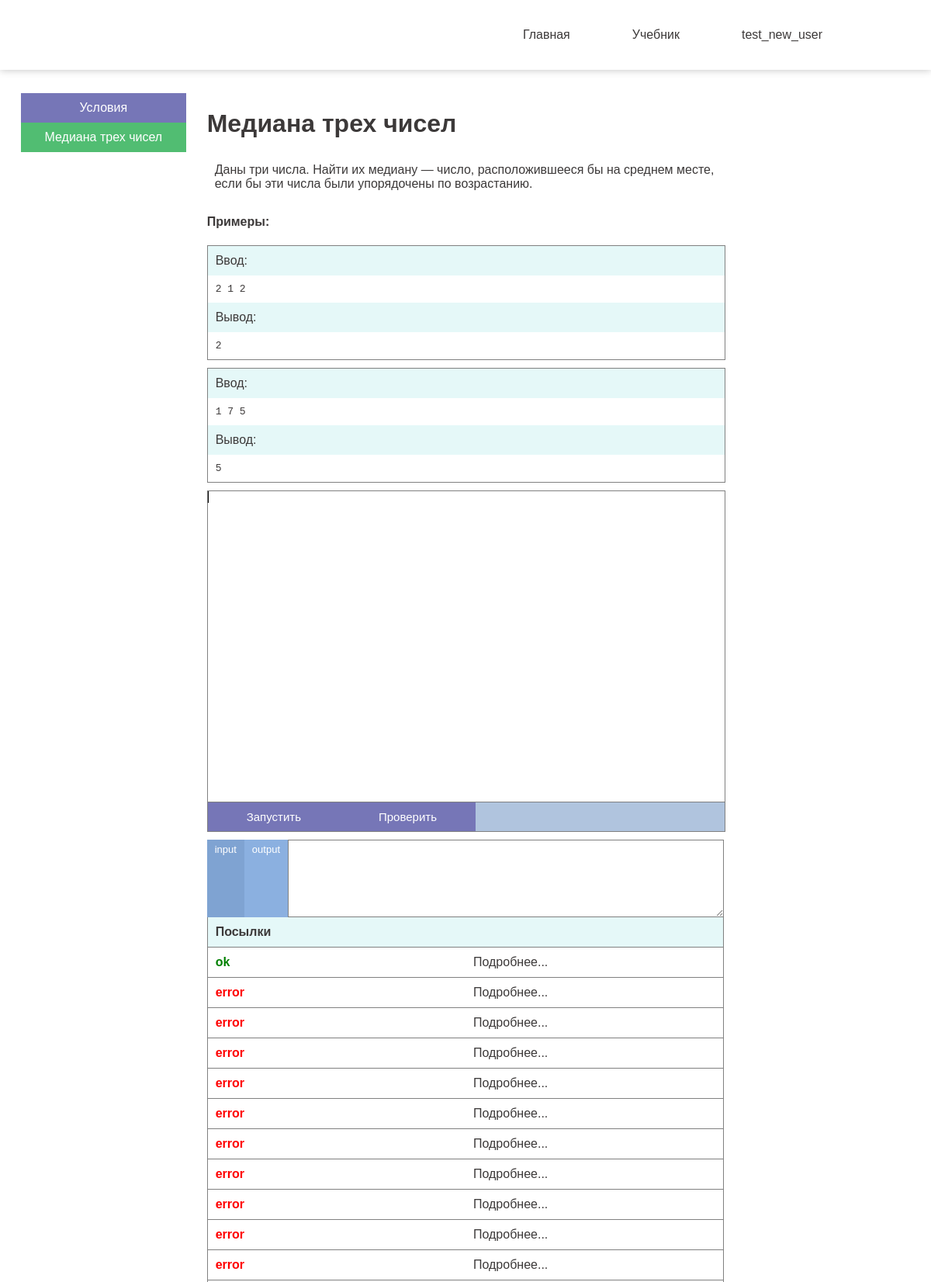
Screenshot of /themes/tasks/16 (signed in, upper part) with the database file from the repository.
### cpp_tutor/models.py (models this page shows, shortened)
class Themes(models.Model):
    name = models.TextField(verbose_name='Название')
    en_name = models.TextField(verbose_name='Английское название')
    theory = models.TextField(verbose_name='Теория', default='')
    link = models.TextField(verbose_name='Ссылка', default='')

class Tasks(models.Model):
    name = models.TextField(verbose_name='Название')
    text = models.TextField(verbose_name='Текст задачи')
    difficulty = models.IntegerField(verbose_name='Количество претестов')  # Надо бы столбец переименовать (уже удалить)

class ExampleTests(models.Model):
    id_task = models.ForeignKey(Tasks, on_delete=models.CASCADE)
    input = models.TextField(verbose_name='Ввод')
    output = models.TextField(verbose_name='Вывод')

class Verdicts(models.Model):
    id_user = models.ForeignKey(User, on_delete=models.CASCADE)
    id_task = models.ForeignKey(Tasks, on_delete=models.CASCADE)
    verdict = models.TextField(verbose_name='Вердикт', default='ok')
    code = models.TextField(verbose_name='Код посылки', default='')
    input = models.TextField(verbose_name='Ввод', default='')
    output = models.TextField(verbose_name='Вывод', default='')
    correct_out = models.TextField(verbose_name='Правильный ответ', default='')

### cpp_tutor/views.py (the view)
# urls.py: path('themes/tasks/<int:task_id>', views.TaskView.as_view(), name='task'),
class TaskView(TemplateView):
    template_name = 'cpp_tutor/task.html'
    def get(self, request, task_id):
        voc = {}
        try:
            voc['login'] = request.session['login']
            user = User.objects.all().filter(username=voc['login'])[0]
        except Exception:
            voc['login'] = False
        voc['cur'] = task_id
        task = Tasks.objects.all().filter(id=task_id)
        if len(task) == 0:
            raise Http404
        task = task[0]
        voc['task'] = {'id': task_id, 'name': task.name, 'text': task.text, 'difficulty': task.difficulty}
        voc['pretests'] = []
        pretests = ExampleTests.objects.all().filter(id_task=task)
        for pretest in pretests:
            voc['pretests'].append({'in': pretest.input, 'out': pretest.output})
        theme = TasksConnectionThemes.objects.all().filter(id_task=task_id)
        if len(theme) == 0:
            raise Http404
        theme = theme[0].id_theme
        voc['theme'] = {'name': theme.name, 'link': theme.link}
        tasks = TasksConnectionThemes.objects.all().filter(id_theme=theme.id)
        voc['tasks'] = []
        for task in tasks:
            voc['tasks'].append({'id': task.id_task.id, 'name': task.id_task.name, 'complete': False})
            if voc['login']:
                complete = Verdicts.objects.all().filter(id_task=task.id_task, id_user=user, verdict='ok')
                if len(complete) > 0:
                    voc['tasks'][-1]['complete'] = True
        voc['verdicts'] = []
        verdicts = Verdicts.objects.all().filter(id_task=task.id_task, id_user=user)
        if len(verdicts) == 0:
            voc['verdicts'] = False
        else:
            for verdict in verdicts:
                voc['verdicts'].append({'answer': verdict.verdict,
                                        'code': verdict.code,
                                        'input': verdict.input,
                                        'output': verdict.output,
                                        'correct': verdict.correct_out})
            voc['verdicts'].reverse()
        return render(request, self.template_name, voc)

### templates/cpp_tutor/task.html (shortened to what this page needs)
{% include 'cpp_tutor/header.html' %}
{% load static %}
<link rel="stylesheet" href="{% static "cpp_tutor/redactor.css" %}">
<body>
<div class="tasks-container">
    <div class="tasks-menu-container">
        {% include "cpp_tutor/tasks_menu.html" %}
    </div>
    <div class="redactor-container">
        <h1 id="task-name">{{ task.name }}</h1>
        <p id="task-text">{{ task.text }}</p>
        <div class="pre-tests">
            <h4>Примеры:</h4>
            {% for pretest in pretests %}
                <div class="pre-test">
                    <div class="test-in-out-block"><p>Ввод:</p>
                        <pre class="test-in-out-text">{{ pretest.in }}</pre>
                    </div>
                    <div class="test-in-out-block"><p>Вывод:</p>
                        <pre class="test-in-out-text">{{ pretest.out }}</pre>
                    </div>
                </div>
            {% endfor %}
        </div>
        <div id="editor">
        </div>
        <div class="editor-btns">
            {% if login %}
                <div id="start-btn" class="editor-btn btn">Запустить</div>
                <div id="start-testing-btn" class="editor-btn btn">Проверить</div>
            {% else %}
                <p style="color: white">Для отправки решений необходимо войти в аккаунт</p>
            {% endif %}
        </div>
        <div id="question-answer">
            <label for="input-check" class="in-out-btn" id="in-btn">input</label>
            <label for="output-check" class="in-out-btn" id="out-btn">output</label>
            <textarea id="input-block"></textarea>
        </div>
        <div id="testing-system-answer">
        <div class="verdicts-title"><p style="font-weight: 700">Посылки</p></div>
        {% if verdicts %}
            {% for verdict in verdicts %}
                <div class="verdict">
                    <div class="answer">
                        {% if verdict.answer == 'ok' %}
                            <p style="color: green">{{ verdict.answer }}</p>
                        {% else %}
                            <p>{{ verdict.answer }}</p>
                        {% endif %}
                    </div>
                    <label for="check-results-{{ forloop.counter }}"><p>Подробнее...</p></label>
                </div>
            {% endfor %}
        {% else %}
            <p>Вы пока еще не отправляли решения этой задачи на проверку</p>
        {% endif %}
        </div>
    </div>
    <div></div>
</div>
</body>
{% include 'cpp_tutor/footer.html' %}

### templates/cpp_tutor/header.html (shortened to what this page needs)
<html>
<head>
    {% load static %}
    <link rel="stylesheet" href="{% static "cpp_tutor/style.css" %}">
</head>
<body>
<header>
    <div class="logo"></div>
    <ul id="header">
        <li><a href="/">Главная</a></li>
        <li><a href="/themes">Учебник</a></li>
        {% if not login %}
            <li><label for='authorization-check'><a class='account-btn'>Аккаунт</a></label><input type='checkbox'
                                                                                                  id='authorization-check'
                                                                                                  style='display: none;'>
                <div class='account'>
                    <div id='account-menu'>
                        <input type="radio" id='auto-check' name="layout" checked>
                        <label for='auto-check' class='account-menu auto'>Авторизация</label>
                        <input type="radio" id='reg-check' name="layout">
                        <label for='reg-check' class='account-menu reg'>Регистрация</label>
                        <div class='auto-cont cont'>
                            <form id="auto-submit">
                                <input type="text" class="login-password-form" id="login-auto" maxsize="30"
                                       placeholder="Логин" required>
                                <input type="password" class="login-password-form" id="password-auto"
                                       placeholder="Пароль" maxsize="30" required>
                                <input type="submit" class="submit-btn">
                            </form>
                            <p id='auto-ans' class='answer'></p>
                            <label class='bfme-button bfme-button-auto' for='authorization-check'>закрыть</label>
                            <script>
                                $('#auto-submit').submit(function (e) {
                                    e.preventDefault();
                                    $.ajax({
                                        url: '/handler/',
                                        type: 'POST',
                                        data: {
                                            action: "auth",
                                            login: $('#login-auto').val(),
                                            password: $('#password-auto').val()
                                        },
                                    }).done(function (data) {
                                        //alert(data);
                                        //data = JSON.parse(data);
                                        if (data.answer == "success") {
                                            location.reload();
                                        } else {
                                            $('#auto-ans').html(data.error);
                                        }
                                    });
                                    $('#login-auto').val('');
                                    $('#password-auto').val('');
                                    return false;
                                });
                            </script>
                        </div>
                        <div class='reg-cont cont'>
                            <form id="reg-submit">
                                <input type="text" class="login-password-form" id="login-reg" placeholder="Логин"
                                       required>
                                <input type="email" class="login-password-form" id="email-reg" placeholder="email"
                                       required>
                                <input type="password" class="login-password-form" id="password-reg"
                                       placeholder="Пароль" required>
                                <input type="submit" class="submit-btn">
                            </form>
                            <p id='reg-ans' class='answer'></p>
                            <script>
                                $('#reg-submit').submit(function (e) {
                                    e.preventDefault();
                                    $.ajax({
                                        url: '/handler/',
                                        type: 'POST',
                                        data: {
                                            action: "reg",
                                            login: $('#login-reg').val(),
                                            email: $('#email-reg').val(),
                                            password: $('#password-reg').val()
                                        },
                                    }).done(function (data) {
                                        if (data.answer == "success") {
                                            location.reload();
                                        } else {
                                            $('#reg-ans').html(data.error);
                                        }
                                    });
                                    $('#login-reg').val('');
                                    $('#password-reg').val('');
                                    $('#email-reg').val('');
                                    return false;
                                });
                            </script>
                        </div>
                    </div>
                </div>
            </li>
        {% else %}
            <li><a id="exit">{{ login }}</a></li>
        {% endif %}
    </ul>
</header>

### templates/cpp_tutor/tasks_menu.html
<nav class="tasks-menu">
    <a class="theory" href="/themes/{{ theme.link }}">{{ theme.name }}</a>
    {% for task in tasks %}
        {% if task.complete %}
            <a class="task complete" href="/themes/tasks/{{ task.id }}">{{ task.name }}</a>
        {% elif task.id == cur %}
            <a class="task cur-task" href="/themes/tasks/{{ task.id }}">{{ task.name }}</a>
        {% else %}
            <a class="task" href="/themes/tasks/{{ task.id }}">{{ task.name }}</a>
        {% endif %}
    {% endfor %}
</nav>

### cpp_tutor/static/cpp_tutor/style.css (style rules this page uses)
html, body, label { font-family: Arial; margin: 0; color: #3c3939; }
.answer { color: red; font-weight: 600; }
#header { width: fit-content; margin-left: auto; margin-right: 100px; display: flex; position: relative; z-index: 998; }
#header li { list-style: none; padding: 10px 0; margin: 0 10px; }
#header li a { color: #3c3939; text-decoration: none; cursor: pointer; transition: all 0.3s; padding: 10px 30px; }
.logo { margin-right: auto; margin-left: 100px; width: 70px; height: 70px; background-repeat: no-repeat; background-position: center; background-size: contain; }
header { display: flex; padding: 10px 0; box-shadow: 0 0 10px #c1c1c1; }
.btn { font-size: 20px; display: block; text-decoration: none; background-color: #7676b7; padding: 10px 50px; transition: all 0.2s; color: white; width: fit-content; height: fit-content; margin: 0 auto; text-align: center; }
.tasks-container { width: 100%; display: grid; grid-template-columns: 2fr 5fr 2fr; margin: 30px 0; }
.tasks-menu { width: 80%; height: fit-content; margin: 0 auto; }
.tasks-menu a { display: block; width: 100%; text-align: center; padding: 10px 0; text-decoration: none; transition: all 0.3s; }
.task { background: white; color: black; }
.theory { background: #7676b7; color: white; }
.complete { background: #51bd72!important; color: white!important; }
.verdict { display: grid; grid-template-columns: 1fr 1fr; border: 1px solid gray; margin-top: -1px; }
.verdicts-title { background: #e5f8f8; margin-top: -1px; border: 1px solid gray; }

### cpp_tutor/static/cpp_tutor/redactor.css (style rules this page uses)
#editor { display: block; position: relative; width: 100%; height: 50vh; margin: auto; border: 1px solid gray; overflow: auto; }
.pre-test { width: 100%; border: 1px solid gray; margin: 10px 0; }
.test-in-out-block { height: fit-content; }
.test-in-out-block pre, p { padding: 10px; display: block; margin: 0; }
.test-in-out-block p { background: #e5f8f8; }
.editor-btns { display: flex; width: 100%; background: lightsteelblue; border: 1px solid gray; margin-top: -1px; }
.editor-btn { margin: 0; font-size: 15px; }
#input-block, #output { width: 100%; display: none; height: 100px; }
#input-check:checked ~ #input-block { display: block; }
.in-out-btn { display: block; font-size: 13px; margin: 0; padding: 5px 10px; background: #8bb0e0; color: white; transition: all 0.3s; }
#input-check:checked ~ #in-btn { background: #7fa3d2; }
#question-answer { display: flex; margin-top: 10px; }
#question-answer textarea { border: 1px solid gray; }

### rows the page displays
Themes: name "Условия"
Tasks: name "Медиана трех чисел", name "Медиана трех чисел", text "Даны три числа. Найти их медиану — число, расположившееся бы на среднем месте, если бы эти числа были упорядочены по возрастанию."
ExampleTests: in "2 1 2"
ExampleTests: in "1 7 5"
Verdicts: answer "ok"
Verdicts: answer "error"
Verdicts: answer "error"
Verdicts: answer "error"
Verdicts: answer "error"
Verdicts: answer "error"
Verdicts: answer "error"
Verdicts: answer "error"
Verdicts: answer "error"
Verdicts: answer "error"
Verdicts: answer "error"

### other values shown
{{ login }} "test_new_user"
{{ pretest.out }} "2" "5"
